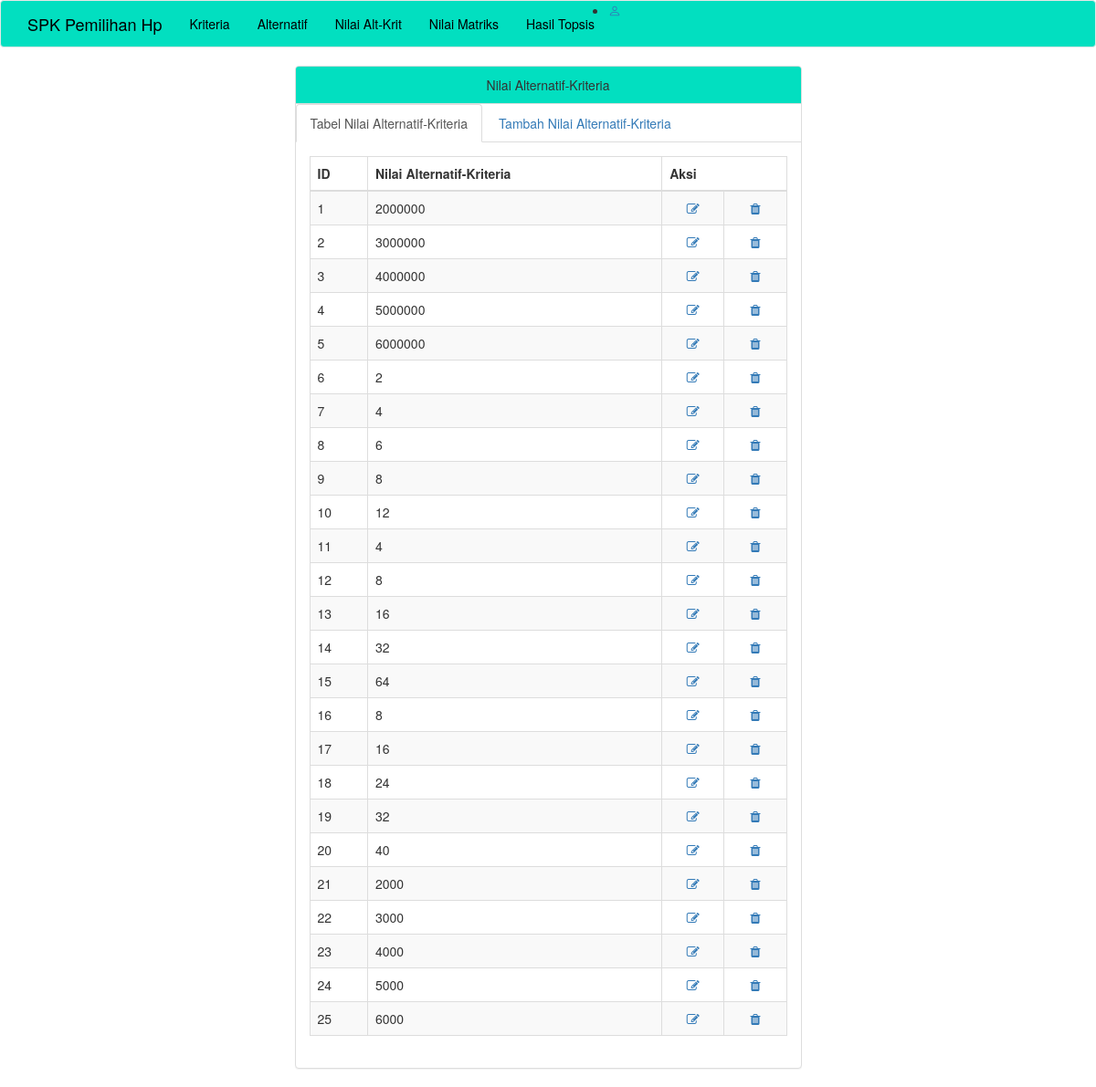
Page /poin.php on the committed database.
### tables this page shows
CREATE TABLE `tab_poin` (
  `id_poin` int(10) NOT NULL,
  `poin` varchar(10) NOT NULL
);

### poin.php (the view, shortened to what this page needs)
<?php
include ("koneksi.php");
 ?>
<!DOCTYPE html>
<html>
  <head>
 <link
      rel="stylesheet"
      href="https://cdn.jsdelivr.net/npm/bootstrap-icons@1.6.1/font/bootstrap-icons.css"
    />
    <link href="tampilan/css/bootstrap.min.css" rel="stylesheet">
    <link href="tampilan/font-awesome/css/font-awesome.min.css" rel="stylesheet" type="text/css">
  </head>
  <body>
    <nav class="navbar navbar-default navbar-custom" style="background-color: #02dfc0;">
      <div class="container">
        <div class="navbar-header">
          <a class="navbar-brand" href="home.php" style="color: black;">SPK Pemilihan Hp</a>
        </div>
        <div class="collapse navbar-collapse">
          <ul class="nav navbar-nav ">
            <li>
              <a href="kriteria.php" style="color: black;">Kriteria</a>
            </li>
            <li>
              <a href="alternatif.php" style="color: black;">Alternatif</a>
            </li>
            <li>
              <a href="poin.php" style="color: black;">Nilai Alt-Krit</a>
            </li>
            <li>
              <a href="nilmat.php" style="color: black;">Nilai Matriks</a>
            </li>
            <li>
              <a href="hastop.php" style="color: black;">Hasil Topsis</a>
            </li>
          </ul>
          <ul class="right-icon">
									<li><a href="profile_user.php" class="bi bi-person right"></a></li>
								</ul>
        </div>
      </div>
    </nav>
    <div class="container">
      <div class="row">
        <div class="col-lg-6 col-lg-offset-3">
            <div class="panel panel-default">
                <div class="panel-heading text-center" style="background-color: #02dfc0 ;">
                  Nilai Alternatif-Kriteria
                </div>
                <ul class="nav nav-tabs">
                    <li class="active">
                      <a href="poin.php" data-toggle="tab">Tabel Nilai Alternatif-Kriteria</a>
                    </li>
                    <li>
                      <a href="pointambah.php" data-toggle="tab">Tambah Nilai Alternatif-Kriteria</a>
                    </li>
                </ul>
                <div class="panel-body">
                    <div class="tab-content">
                      <div class="">
                        <table class="table table-striped table-bordered table-hover">
                          <thead>
                            <tr>
                              <th>ID</th>
                              <th>Nilai Alternatif-Kriteria</th>
                              <th colspan="2">Aksi</th>
                            </tr>
                          </thead>
                          <tbody>
                            <?php
                            $sql = $koneksi->query('SELECT * FROM tab_poin order by id_poin ASC');
                            while ($row = $sql->fetch_array()) {
                            ?>
                            <tr>
                              <td><?php echo $row[0] ?></td>
                              <td><?php echo $row[1] ?></td>
                              <td align="center"><a href="editpoin.php?id_poin=<?php echo $row['id_poin'] ?>"><i class="fa fa-edit fa-fw"></i> </td>
                              <td align="center"><a href="hapuspoin.php?id_poin=<?php echo $row['id_poin'] ?>"><i class="fa fa-trash fa-fw"></i> </td>
                            </tr>
                            <?php }?>
                          </tbody>
                        </table>
                      </div>
                    </div>
                </div>
            </div>
        </div>
      </div>
    </div>
  </body>
</html>

### rows in the picture
tab_poin: id_poin "1", poin "2000000"
tab_poin: id_poin "2", poin "3000000"
tab_poin: id_poin "3", poin "4000000"
tab_poin: id_poin "4", poin "5000000"
tab_poin: id_poin "5", poin "6000000"
tab_poin: id_poin "6", poin "2"
tab_poin: id_poin "7", poin "4"
tab_poin: id_poin "8", poin "6"
tab_poin: id_poin "9", poin "8"
tab_poin: id_poin "10", poin "12"
tab_poin: id_poin "11", poin "4"
tab_poin: id_poin "12", poin "8"
tab_poin: id_poin "13", poin "16"
tab_poin: id_poin "14", poin "32"
tab_poin: id_poin "15", poin "64"
tab_poin: id_poin "16", poin "8"
tab_poin: id_poin "17", poin "16"
tab_poin: id_poin "18", poin "24"
tab_poin: id_poin "19", poin "32"
tab_poin: id_poin "20", poin "40"
tab_poin: id_poin "21", poin "2000"
tab_poin: id_poin "22", poin "3000"
tab_poin: id_poin "23", poin "4000"
tab_poin: id_poin "24", poin "5000"
tab_poin: id_poin "25", poin "6000"
